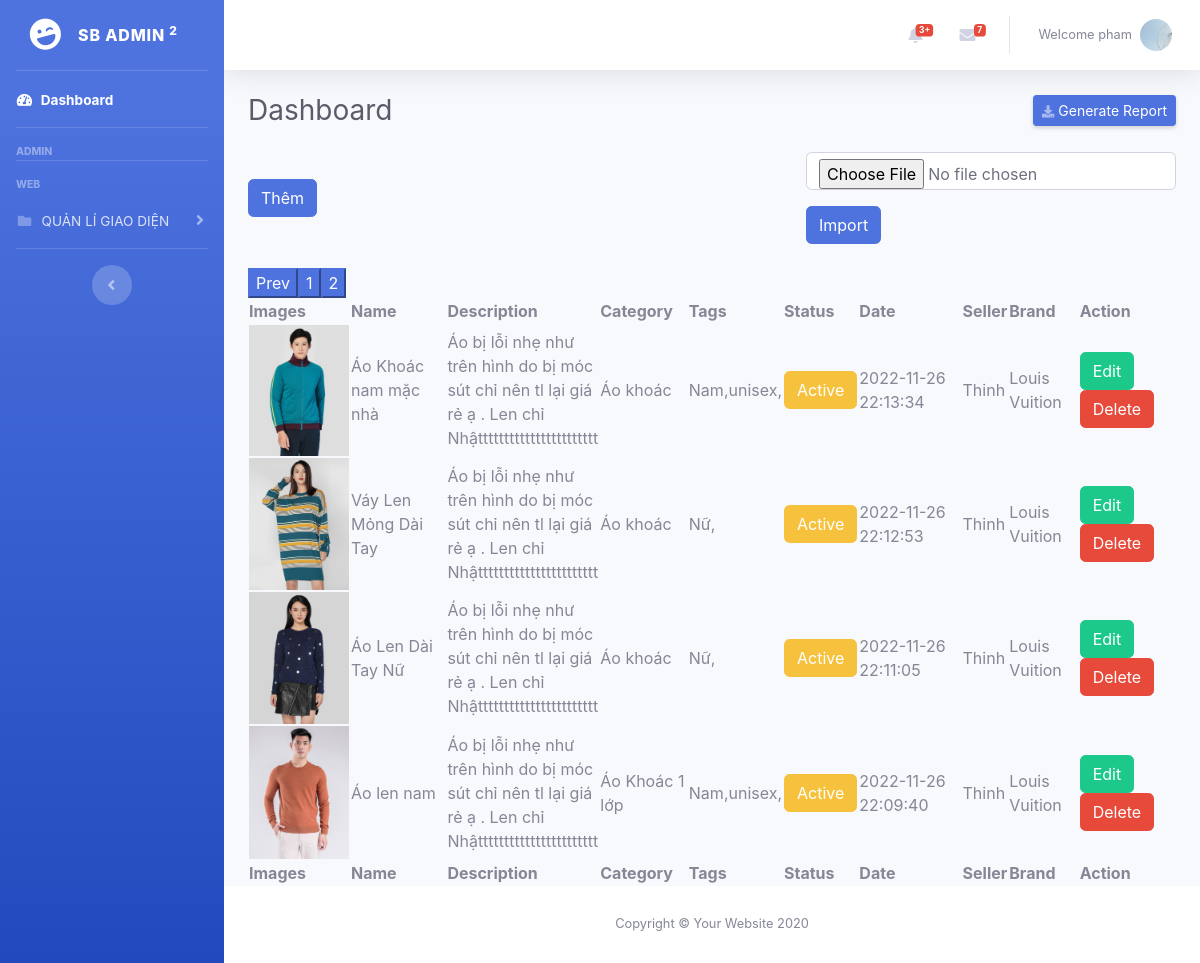
Screenshot of /resource/view/pages/main/manage-products.php?page=2 (signed in) with the database file from the repository.
### tables this page shows
CREATE TABLE `users` (
  `id` int(11) NOT NULL,
  `images` varchar(255) NOT NULL,
  `lastname` varchar(255) NOT NULL,
  `firstname` varchar(255) NOT NULL,
  `email` varchar(255) NOT NULL,
  `password` varchar(255) NOT NULL,
  `created_at` datetime DEFAULT NULL,
  `active` tinyint(4) NOT NULL,
  `is_active` tinyint(4) NOT NULL,
  `status` int(11) NOT NULL,
  `role_id` int(11) NOT NULL,
  `phone` int(11) DEFAULT NULL,
  `address` varchar(255) NOT NULL
);

CREATE TABLE `products` (
  `id` int(11) NOT NULL,
  `images` varchar(255) DEFAULT NULL,
  `name` varchar(255) NOT NULL,
  `description` text NOT NULL,
  `category_id` int(11) DEFAULT NULL,
  `price` int(11) NOT NULL,
  `status` tinyint(4) NOT NULL,
  `created_at` datetime DEFAULT NULL,
  `seller_id` int(11) DEFAULT NULL,
  `brand_id` int(11) NOT NULL,
  `slug` varchar(255) DEFAULT NULL
);

CREATE TABLE `product_categories` (
  `id` int(11) NOT NULL,
  `name` varchar(255) NOT NULL,
  `parent_id` int(11) NOT NULL
);

CREATE TABLE `product_tag` (
  `id` int(11) NOT NULL,
  `name` varchar(11) NOT NULL
);

CREATE TABLE `brand` (
  `id` int(11) NOT NULL,
  `name` varchar(255) NOT NULL,
  `created_at` datetime DEFAULT NULL
);

### function/function.php (called while the page is built, shortened)
<?php
function getSellerName($seller_id)
{
  include '../../../../database/database.php';
  $sql = "SELECT * FROM users WHERE id = " . $seller_id;
  $sellers = $conn->query($sql);
  if (is_object($sellers)) {
    if ($sellers->num_rows > 0) {
      $seller = $sellers->fetch_array();
      return $seller;
    }
  }
  return false;
}
function getBrandName($brand_id)
{
  include '../../../../database/database.php';
  $sql = "SELECT * FROM brand WHERE id = " . $brand_id;
  $brands = $conn->query($sql);
  if (is_object($brands)) {
    if ($brands->num_rows > 0) {
      $brand = $brands->fetch_array();
      return $brand;
    }
  }
  return false;
}
function getProductCategory($category_id)
{
  include '../../../../database/database.php';
  $sql = "SELECT * FROM product_categories WHERE id = " . $category_id;
  $categories = $conn->query($sql);
  if (is_object($categories)) {
    if ($categories->num_rows > 0) {
      $category = $categories->fetch_array();
      return $category;
    }
  }
  return false;
}
function getProductTags($product_id)
{
  include '../../../../database/database.php';
  $sql = "SELECT product_tag.id, product_tag.name FROM product_tag INNER JOIN link_product_tag ON link_product_tag.tag_id = product_tag.id INNER JOIN products ON link_product_tag.product_id = products.id WHERE products.id = " . $product_id;
  $result = $conn->query($sql);
  $tags = [];
  if ($result->num_rows > 0) {
    while ($row = $result->fetch_assoc()) {
      $tags[] = $row;
    }
  }
  return $tags;
}
function productCategoryTree($parent_id = 0, $sub_mark = "")
{
  include '../../../../database/database.php';
  $sql = "SELECT * FROM product_categories WHERE parent_id = $parent_id ORDER BY name ASC";
  $result = $conn->query($sql);
  if ($result->num_rows > 0) {
    while ($row = $result->fetch_assoc()) {
      productCategoryTree($row['id'], $sub_mark . '--');
    }
  }
}

### resource/view/pages/main/manage-products.php (the view, shortened to what this page needs)
<?php
include '../../../../database/database.php';
include '../../../../function/function.php';
$result = mysqli_query($conn, 'select count(id) as total from products');
$row = mysqli_fetch_assoc($result);
$total_records = $row['total'];
$current_page = isset($_GET['page']) ? $_GET['page'] : 1;
$limit = 5;
$total_page = ceil($total_records / $limit);
$start = ($current_page - 1) * $limit;
$sql = "SELECT * FROM products order by id desc LIMIT $start, $limit";
$result = $conn->query($sql);
$sql = "SELECT * FROM product_tag ORDER BY name ASC";
$tags = $conn->query($sql);
?>
<!DOCTYPE html>
<html lang="en">
<head>
    <link rel="stylesheet" href="https://cdnjs.cloudflare.com/ajax/libs/font-awesome/5.15.1/css/all.min.css" />
    <link href="../../../../public/backend/assets/css/sb-admin-2.min.css" rel="stylesheet">
    <link rel="stylesheet" href="https://cdn.datatables.net/1.11.3/css/jquery.dataTables.min.css">
    <link rel="stylesheet" href="https://cdn.datatables.net/buttons/2.1.0/css/buttons.dataTables.min.css">
</head>
<body id="page-top">
    <div id="wrapper">
        <?php include '../../partial/sideBar.php'; ?>
        <div id="content-wrapper" class="d-flex flex-column">
            <div id="content">
                <?php include '../../partial/topBar.php'; ?>
                <div class="container-fluid">
                    <div class="d-sm-flex align-items-center justify-content-between mb-4">
                        <h1 class="h3 mb-0 text-gray-800">Dashboard</h1>
                        <form action="../products/exportProduct.php" method="post">
                            <button type="submit" name="export" class="d-none d-sm-inline-block btn btn-sm btn-primary shadow-sm"><i class="fas fa-download fa-sm text-white-50"></i> Generate Report</button>
                        </form>
                    </div>
                    <div class="d-sm-flex align-items-center justify-content-between mb-4">
                        <button class="btn btn-primary" data-toggle="modal" data-target="#addProduct" type="button">Thêm</button>
                        <form action="../products/importProduct.php" method="post" enctype="multipart/form-data">
                            <input type="file" name="import_file" class="form-control" />
                            <button type="submit" name="save_excel_data" class="btn btn-primary mt-3">Import</button>
                        </form>
                    </div>
                                                <?php
                                                echo productCategoryTree();
                                                ?>
                    <table id="example" class="display nowrap" style="width:100%">
                        <thead>
                            <tr>
                                <th>Images</th>
                                <th>Name</th>
                                <th>Description</th>
                                <th>Category</th>
                                <th>Tags</th>
                                <th>Status</th>
                                <th>Date</th>
                                <th>Seller</th>
                                <th>Brand</th>
                                <th>Action</th>
                            </tr>
                        </thead>
                        <tbody>
                            <?php
                            if ($result->num_rows > 0) {
                                while ($row = $result->fetch_assoc()) {
                            ?>
                                    <tr>
                                        <td class="imgProductBtn text-center">
                                            <img src="<?php if ($row['images']) {
                                                            echo $row['images'];
                                                        } else {
                                                            echo '../../../../public/backend/assets/images/defaultImages.png';
                                                        } ?>" width="100" alt="">
                                        </td>
                                        <td><?php echo $row['name']; ?></td>
                                        <td style="width:90px"><?php echo $row['description']; ?></td>
                                        <?php
                                        $cate = getProductCategory($row['category_id']);
                                        ?>
                                        <td class="field-category" data-category_id="<?php if ($cate['id']) echo $cate['id'] ?>">
                                            <?php if ($cate['name']) echo $cate['name'] ?>
                                            <?php
                                            $tags = getProductTags($row['id']);
                                            ?>
                                        <td class="field-tag" data-tag_id="<?php foreach ($tags as $tag) {
                                                                                if ($tag['id']) {
                                                                                    echo $tag['id'] . ',';
                                                                                }
                                                                            } ?>">
                                            <?php foreach ($tags as $tag) {
                                                if ($tag['name']) {
                                                    echo $tag['name'] . ',';
                                                }
                                            } ?>
                                        </td>
                                        <?php
                                        $status = $row['status'];
                                        if ($status == 1) {
                                            $strStatus = "<a class='btn btn-warning text-white' href=../products/deactiveProduct.php?id=" . $row['id'] . ">Active</a>";
                                        }
                                        ?>
                                        <td><?php echo $strStatus ?></td>
                                        <td><?php echo $row['created_at']; ?></td>
                                        <?php
                                        $us = getSellerName($row['seller_id']);
                                        ?>
                                        <td class="field-category" data-seller_id="<?php if ($us['id']) echo $us['id'] ?>">
                                            <?php if ($us['lastname']) echo $us['lastname'] ?></td>
                                        <?php
                                        $us = getBrandName($row['brand_id']);
                                        ?>
                                        <td class="field-category" data-brand_id="<?php if ($us['id']) echo $us['id'] ?>">
                                            <?php if ($us['name']) echo $us['name'] ?></td>
                                        <td>
                                            <button type="button" data-toggle="modal" class="btn btn-success editProductBtn" data-target="#editProduct">Edit</button>
                                            <button type="button" class="btn btn-danger deleteProductBtn">Delete</button>
                                        </td>
                                    </tr>
                            <?php
                                }
                            } else {
                                echo "0 results";
                            }
                            ?>
                        </tbody>
                        <tfoot>
                            <tr>
                                <th>Images</th>
                                <th>Name</th>
                                <th>Description</th>
                                <th>Category</th>
                                <th>Tags</th>
                                <th>Status</th>
                                <th>Date</th>
                                <th>Seller</th>
                                <th>Brand</th>
                                <th>Action</th>
                            </tr>
                        </tfoot>
                        <div class="pagination">
                            <?php
                            if ($current_page > 1 && $total_page > 1) {
                                echo '<button class="btn-primary"><a style="color: white;" href="manage-products.php?page=' . ($current_page - 1) . '">Prev</a></button>';
                            }
                            for ($i = 1; $i <= $total_page; $i++) {
                                if ($i == $current_page) {
                                    echo '<button class="btn-primary"><span>' . $i . '</span></button>';
                                } else {
                                    echo '<button class="btn-primary"><a style="color: white;" href="manage-products.php?page=' . $i . '">' . $i . '</a></button>';
                                }
                            }
                            ?>
                        </div>
                    </table>
                </div>
            </div>
            <?php include '../../partial/footer.php'; ?>
        </div>
</body>
</html>

### resource/view/partial/topBar.php (shortened to what this page needs)
<nav class="navbar navbar-expand navbar-light bg-white topbar mb-4 static-top shadow">
<ul class="navbar-nav ml-auto">
    <li class="nav-item dropdown no-arrow mx-1">
        <a class="nav-link dropdown-toggle" href="#" id="alertsDropdown" role="button"
            data-toggle="dropdown" aria-haspopup="true" aria-expanded="false">
            <span class="badge badge-danger badge-counter">3+</span>
        </a>
    </li>
    <li class="nav-item dropdown no-arrow mx-1">
        <a class="nav-link dropdown-toggle" href="#" id="messagesDropdown" role="button"
            data-toggle="dropdown" aria-haspopup="true" aria-expanded="false">
            <i class="fas fa-envelope fa-fw"></i>
            <span class="badge badge-danger badge-counter">7</span>
        </a>
    </li>
    <li class="nav-item dropdown no-arrow">
        <a class="nav-link dropdown-toggle" href="#" id="userDropdown" role="button"
            data-toggle="dropdown" aria-haspopup="true" aria-expanded="false">
            <span class="mr-2 d-none d-lg-inline text-gray-600 small"><?php
            $id = $_SESSION["user"]["id"];
            $query = mysqli_query($conn, "SELECT * FROM users WHERE id = '$id' ");
            $user = $query->fetch_assoc();
            echo "Welcome " . $user['firstname'];
            ?>
            </span>
            <img class="img-profile rounded-circle"
                src="
                <?php if ($user['images']) {
                echo $user['images'];
                } else {
                echo '../../../../public/backend/assets/images/defaultImages.png';
                }
                ?>">
        </a>
    </li>
</ul>
</nav>

### resource/view/pages/main/manage-products.php (style rules this page uses)
html * { box-sizing: border-box; }

### rows the page displays
users: firstname "pham", images (picture)
products: images (picture), name "Áo Khoác nam mặc nhà", description "Áo bị lỗi nhẹ như trên hình do bị móc sút chỉ nên tl lại giá rẻ ạ . Len chỉ Nhậttttttttttttttttttttttt", product_categories.name "Áo khoác", created_at "2022-11-26 22:13:34", users.lastname "Thinh", brand.name "Louis Vuition"
product_tag: name "Nam"
product_tag: name "unisex"
products: images (picture), name "Váy Len Mỏng Dài Tay", description "Áo bị lỗi nhẹ như trên hình do bị móc sút chỉ nên tl lại giá rẻ ạ . Len chỉ Nhậttttttttttttttttttttttt", product_categories.name "Áo khoác", created_at "2022-11-26 22:12:53", users.lastname "Thinh", brand.name "Louis Vuition"
product_tag: name "Nữ"
products: images (picture), name "Áo Len Dài Tay Nữ", description "Áo bị lỗi nhẹ như trên hình do bị móc sút chỉ nên tl lại giá rẻ ạ . Len chỉ Nhậttttttttttttttttttttttt", product_categories.name "Áo khoác", created_at "2022-11-26 22:11:05", users.lastname "Thinh", brand.name "Louis Vuition"
products: images (picture), name "Áo len nam", description "Áo bị lỗi nhẹ như trên hình do bị móc sút chỉ nên tl lại giá rẻ ạ . Len chỉ Nhậttttttttttttttttttttttt", product_categories.name "Áo Khoác 1 lớp", created_at "2022-11-26 22:09:40", users.lastname "Thinh", brand.name "Louis Vuition"
